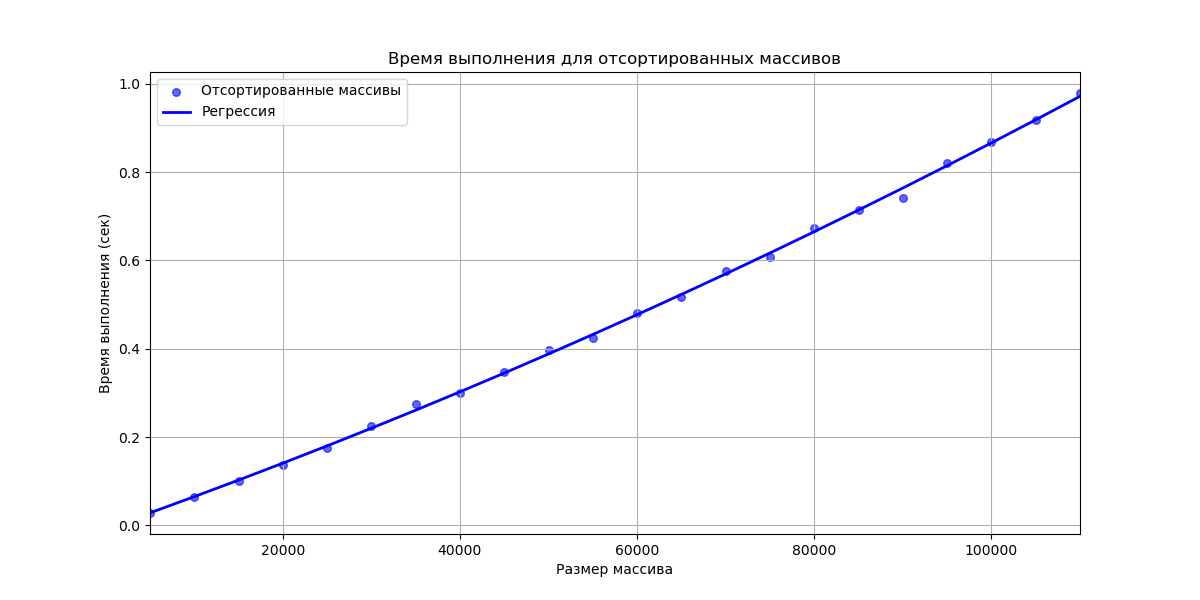

Generate this figure with Python:
import numpy as np
import matplotlib.pyplot as plt
from sklearn.preprocessing import PolynomialFeatures
from sklearn.linear_model import LinearRegression
import time

def shell_sort_hibbard(arr):
    n = len(arr)
    gap = 1
    while gap <= n // 2:
        gap = 2 * gap + 1

    while gap > 0:
        for i in range(gap, n):
            temp = arr[i]
            j = i
            while j >= gap and arr[j - gap] > temp:
                arr[j] = arr[j - gap]
                j -= gap
            arr[j] = temp
        gap = (gap - 1) // 2 

    return arr

np.random.seed(42)

sizes = np.arange(5000, 110001, 5000)

times_sorted = []

for size in sizes:
    arr_sorted = np.arange(size) 
    start_time = time.time()
    shell_sort_hibbard(arr_sorted) 
    end_time = time.time()
    times_sorted.append(end_time - start_time)
    print(size, end_time - start_time)

poly = PolynomialFeatures(degree=2)
N_b_poly_sorted = poly.fit_transform(sizes.reshape(-1, 1))
model_sorted = LinearRegression()
model_sorted.fit(N_b_poly_sorted, times_sorted)
y_predict_sorted = model_sorted.predict(N_b_poly_sorted)

plt.figure(figsize=(12, 6))
plt.scatter(sizes, times_sorted, label='Отсортированные массивы', color='blue', alpha=0.6, s=30)
plt.plot(sizes, y_predict_sorted, label='Регрессия', color='blue', linewidth=2)
plt.title('Время выполнения для отсортированных массивов')
plt.xlabel('Размер массива')
plt.ylabel('Время выполнения (сек)')
plt.xlim(5000, 110000)
plt.grid()
plt.legend()
plt.show()
